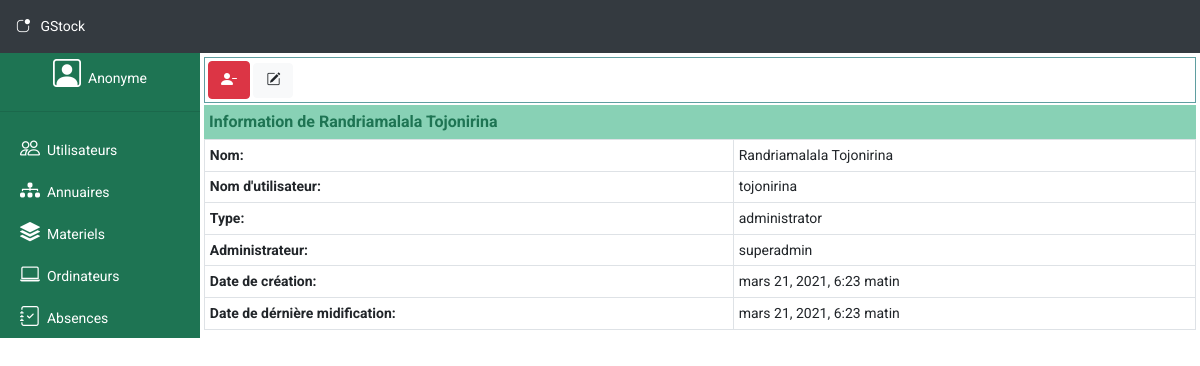
Page /users/1 on the committed database.
### users/models.py (models this page shows, shortened)
class Users(models.Model):
    class Meta:
        db_table = 'users'
    full_name = models.CharField(max_length=50)
    login = models.CharField(max_length=50, unique=True)
    password = models.CharField(max_length=100)
    type = models.CharField(max_length=20)
    status = models.IntegerField()
    administrator = models.CharField(max_length=50)
    created_at = models.DateTimeField(auto_now_add=True)
    updated_at = models.DateTimeField(auto_now=True)

### users/views.py (the view)
# urls.py: path('<int:id>', views.show, name="show_computer"),
def show(request, id):
    try:
        user = Users.objects.get(id=id)
    except:
        return HttpResponse('Server error', status=500)
    return render(request, 'user/show.html', {'user': user})

### users/templates/user/show.html (shortened to what this page needs)
{% extends "layout.html" %}
{% block content %}
<div class="container m-0 p-0">
    <div class="container-fluid sublink">
        <form action="{% url 'users:delete_user' user.id %}" method="post">
            <button type="submit" class="btn btn-danger" onclick="return confirm('Voulez-vous vraiment supprimer l\'utilisateur? ')"><i class="bi bi-person-dash-fill" title="Supprimer l'utilisateur"></i></button> <a href="{% url 'users:edit_user' user.id %}" class="btn btn-light" title="Modifier"><i class="bi bi-pencil-square"></i></a>
        </form>
    </div>
    <div class="container-fluid subtitle">Information de {{ user.full_name }} </div>
    <table class='table table-sm table-hovered table-bordered m-0'>
        <tbody>
            <tr>
                <th>Nom: </th> <td>{{ user.full_name }}</th>
            </tr>
            <tr>
                <th>Nom d'utilisateur: </th> <td>{{ user.login }}</th>
            </tr>
            <tr>
                <th>Type: </th> <td>{{ user.type }}</th>
            </tr>
            <tr>
                <th>Administrateur: </th> <td>{{ user.administrator }}</th>
            </tr>
            <tr>
                <th>Date de création: </th> <td>{{ user.created_at }}</th>
            </tr>
            <tr>
                <th>Date de dérnière midification: </th> <td>{{ user.updated_at }}</th>
            </tr>
        </tbody>
    </table>
</div>
{% endblock %}

### public/css/app.css (style rules this page uses)
body { font-family: 'Roboto', sans-serif; font-size: 14px; }
div.subtitle { background-color:rgb(136, 209, 181); color: rgb(30, 116, 83); font-weight: bold; font-size: 16px; padding: 5px; }
div.sublink { border: 1px solid cadetblue; margin-bottom: 2px; padding: 3px; }
div.sublink a { font-size: 14px; }

### rows in the picture
Users: full_name "Randriamalala Tojonirina", login "tojonirina", type "administrator", administrator "superadmin", created_at "mars 21, 2021, 6:23 matin", updated_at "mars 21, 2021, 6:23 matin"
